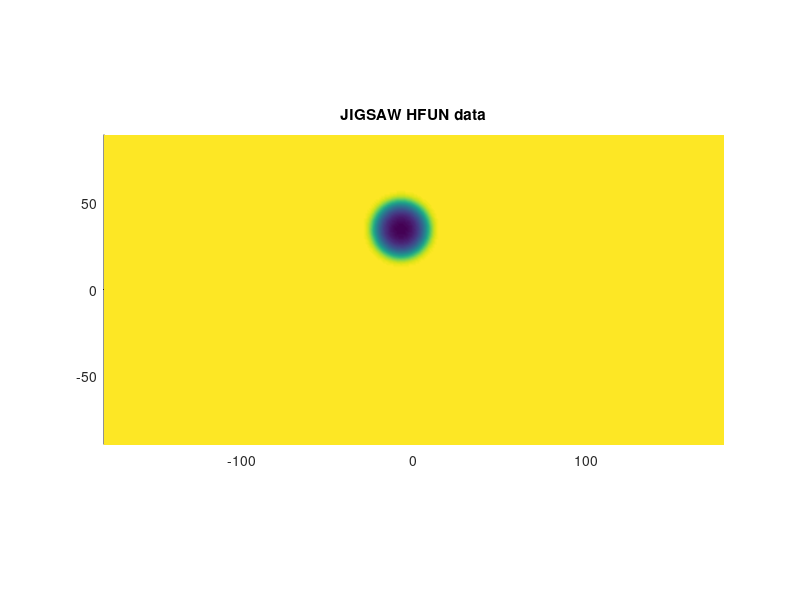

MATLAB code to generate this figure: (Note: this script raises an error after producing the figure.)
function soma_32to4km
%refined_disk setup provides a disk of high resolution

base = '/Users/pwolfram/Documents/GridGen/MultiscaleMeshGen/';
addpath([base, 'dual-mesh/'])
addpath([base, 'jigsaw-geo-matlab/'])
addpath([base, 'jigsaw-geo-matlab/jigsaw/'])
addpath([base, 'jigsaw-geo-matlab/mesh-util/'])
path = [base, 'jigsaw-geo-matlab/'];

%-----------------------------------------------------------
%   Phillip Wolfram (pwolfram@lanl.gov)
%   01/19/2018
%-----------------------------------------------------------


%------------------------------------ setup files for JIGSAW
    name = mfilename('fullpath');

    opts.geom_file = ...                % GEOM file
        [name, '.msh'];

    opts.jcfg_file = ...                % JCFG file
        [name, '.jig'];

    opts.mesh_file = ...                % MESH file
        [name, '-MESH.msh'];

    opts.hfun_file = ...                % HFUN file
        [name, '-HFUN.msh'];

%------------------------------------ compute HFUN over GEOM

    dtor = pi/180. ;

    cellWidth = 32.0; %120.0 ;
    cellWidthDisk = 8.0; %15.0 ;
    % mesh for soma is centered on (0, 35) by default
    disklon = -7.5 * dtor;
    disklat = 35.0 * dtor;
    radius = 7.5 * dtor;
    minCellWidth = ...
        min([cellWidth cellWidthDisk]);


    nlat = +180 ;
    nlon = +360 ;

    alat = linspace( -90., +90.,nlat);
    alon = linspace(-180.,+180.,nlon);

    alat = alat * dtor ;
    alon = alon * dtor ;

    density = (minCellWidth/cellWidth)^4;
    densityDisk = (minCellWidth/cellWidthDisk)^4;

    cell_dens = zeros(nlat,nlon) ;

    for i = +1 : nlon
      for j = +1 : nlat
        dist = sqrt((disklon - alon(i))^2.0 + (disklat - alat(j))^2.0) ;
        scal_temp = exp(-(dist/radius)^2.0) ;
        cell_dens(j,i) = (densityDisk-density) * scal_temp + density;
    end
  end

    cell_spac = minCellWidth./ cell_dens.^.25 ;


    figure('color','w');
    surf(alon*180/pi,alat*180/pi,cell_spac) ;
    view(2); axis image; hold on ;
    shading interp;
    title('JIGSAW HFUN data') ;

%------------------------------------ save HFUN data to file

    cell_spac = ...
        cell_spac * 2./sqrt(3.);        %%!! it seems that we need this?

    hmat.mshID = 'ELLIPSOID-GRID';
    hmat.point.coord{1} = alon ;
    hmat.point.coord{2} = alat ;
    hmat.value = cell_spac ;

    savemsh(opts.hfun_file,hmat) ;

%------------------------------------ define JIGSAW geometry

    geom.mshID = 'ELLIPSOID-MESH';
    geom.radii = 6371.*ones(3,1) ;

    savemsh(opts.geom_file,geom) ;

%------------------------------------ build mesh via JIGSAW!

    opts.hfun_scal = 'absolute';
    opts.hfun_hmax = +inf ;
    opts.hfun_hmin = +0.0 ;

    opts.mesh_dims = +2 ;               % 2-dim. simplexes

    opts.optm_qlim = 0.9375 ;

    opts.verbosity = +1 ;

    mesh = jigsaw  (opts) ;

%------------------------------------ draw mesh/cost outputs

    ang2 = triang2( ...                 % calc. tri-angles
        mesh.point.coord(:,1:3), ...
        mesh.tria3.index(:,1:3)) ;

    t_90 = max(ang2,[],2) > 90.0 ;
    t_95 = max(ang2,[],2) > 95.0 ;

    figure;
    patch ('faces',mesh.tria3.index(:,1:3), ...
        'vertices',mesh.point.coord(:,1:3), ...
        'facecolor','w', ...
        'edgecolor',[.2,.2,.2]) ;
    hold on; axis image off;
    patch ('faces',mesh.tria3.index(t_90,1:3), ...
        'vertices',mesh.point.coord(:,1:3), ...
        'facecolor','y', ...
        'edgecolor',[.2,.2,.2]) ;
    patch ('faces',mesh.tria3.index(t_95,1:3), ...
        'vertices',mesh.point.coord(:,1:3), ...
        'facecolor','r', ...
        'edgecolor',[.2,.2,.2]) ;
    set(gca,'clipping','off') ;
    title('JIGSAW TRIA mesh') ;

    drawscr(mesh.point.coord (:,1:3), ...
            [], ...
            mesh.tria3.index (:,1:3)  ...
            ) ;

    drawnow ;
    set(figure(1),'units','normalized', ...
        'position',[.35,.55,.30,.35]) ;
    set(figure(2),'units','normalized', ...
        'position',[.05,.55,.30,.35]) ;
    set(figure(3),'units','normalized', ...
        'position',[.05,.10,.30,.35]) ;
    drawnow ;

end


